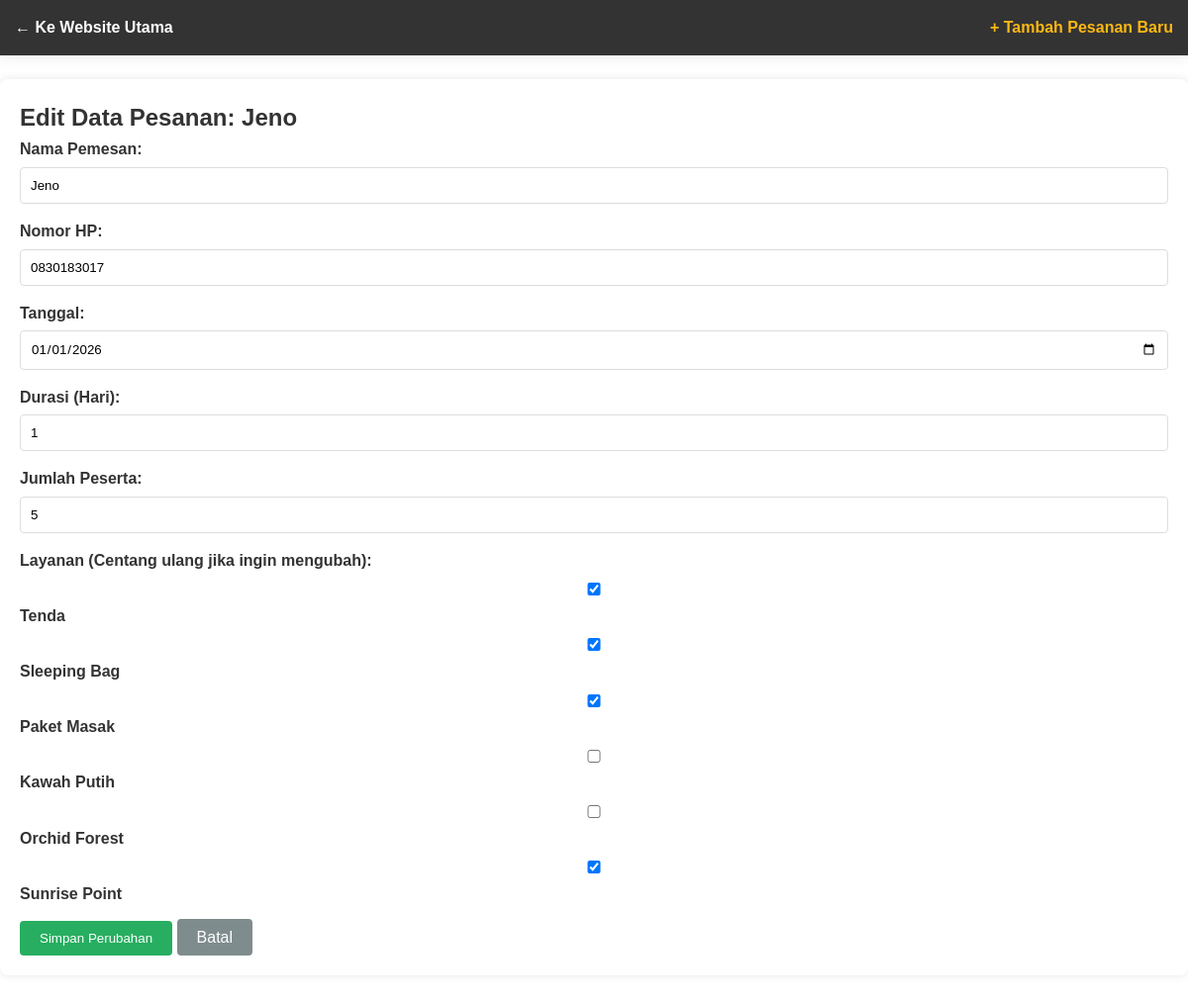
The page /main_page/modifikasi_pesanan.php?edit=5 on the database its author committed.
### tables this page shows
CREATE TABLE `pesanan` (
  `id` int(11) NOT NULL,
  `nama_pemesan` varchar(100) DEFAULT NULL,
  `nomor_hp` varchar(20) DEFAULT NULL,
  `tanggal_pesan` date DEFAULT NULL,
  `waktu_perjalanan` int(11) DEFAULT NULL,
  `jumlah_peserta` int(11) DEFAULT NULL,
  `layanan_pilihan` text DEFAULT NULL,
  `harga_paket` decimal(10,2) DEFAULT NULL,
  `jumlah_tagihan` decimal(15,2) DEFAULT NULL
);

### main_page/modifikasi_pesanan.php (the view, shortened to what this page needs)
<?php
include 'koneksi.php';
$edit_mode = false;
$data_edit = [];
$layanan_checked = [];
if (isset($_GET['edit'])) {
    $id_edit = $_GET['edit'];
    $query_edit = "SELECT * FROM pesanan WHERE id = '$id_edit'";
    $result_edit = mysqli_query($conn, $query_edit);
    if ($row_edit = mysqli_fetch_assoc($result_edit)) {
        $edit_mode = true;
        $data_edit = $row_edit;
        $layanan_checked = explode(", ", $data_edit['layanan_pilihan']);
    }
}
?>
<!DOCTYPE html>
<html lang="id">
<head>
    <link rel="stylesheet" href="style.css">
</head>
<body>
    <header style="background: #333; padding: 15px;">
        <div class="navbar" style="padding: 0; max-width: 100%;">
            <a href="index.php" style="color: white; font-weight: bold;">&larr; Ke Website Utama</a>
            <a href="pesanan.php" style="color: var(--secondary-color); font-weight: bold; margin-left: 20px;">+ Tambah Pesanan Baru</a>
        </div>
    </header>
    <div class="container-admin">
        <?php if ($edit_mode): ?>
            <div class="header-admin">
                <h2>Edit Data Pesanan: <?php echo $data_edit['nama_pemesan']; ?></h2>
            </div>
            <form action="proses_pesan.php" method="POST">
                <input type="hidden" name="id_pesanan" value="<?php echo $data_edit['id']; ?>"> <div class="form-group">
                    <label>Nama Pemesan:</label>
                    <input type="text" name="nama" value="<?php echo $data_edit['nama_pemesan']; ?>" required>
                </div>
                <div class="form-group">
                    <label>Nomor HP:</label>
                    <input type="text" name="telp" value="<?php echo $data_edit['nomor_hp']; ?>" required>
                </div>
                <div class="form-group">
                    <label>Tanggal:</label>
                    <input type="date" name="tanggal" value="<?php echo $data_edit['tanggal_pesan']; ?>" required>
                </div>
                <div class="form-group">
                    <label>Durasi (Hari):</label>
                    <input type="number" name="waktu" value="<?php echo $data_edit['waktu_perjalanan']; ?>" required>
                </div>
                <div class="form-group">
                    <label>Jumlah Peserta:</label>
                    <input type="number" name="peserta" value="<?php echo $data_edit['jumlah_peserta']; ?>" required>
                </div>
                <div class="form-group">
                    <label>Layanan (Centang ulang jika ingin mengubah):</label>
                    <label><input type="checkbox" name="layanan[]" value="Tenda" <?php if(in_array("Tenda", $layanan_checked)) echo "checked"; ?>> Tenda</label>
                    <label><input type="checkbox" name="layanan[]" value="Sleeping Bag" <?php if(in_array("Sleeping Bag", $layanan_checked)) echo "checked"; ?>> Sleeping Bag</label>
                    <label><input type="checkbox" name="layanan[]" value="Paket Masak" <?php if(in_array("Paket Masak", $layanan_checked)) echo "checked"; ?>> Paket Masak</label>
                    <label><input type="checkbox" name="layanan[]" value="Kawah Putih" <?php if(in_array("Kawah Putih", $layanan_checked)) echo "checked"; ?>> Kawah Putih</label>
                    <label><input type="checkbox" name="layanan[]" value="Orchid Forest" <?php if(in_array("Orchid Forest", $layanan_checked)) echo "checked"; ?>> Orchid Forest</label>
                    <label><input type="checkbox" name="layanan[]" value="Sunrise Point" <?php if(in_array("Sunrise Point", $layanan_checked)) echo "checked"; ?>> Sunrise Point</label>
                </div>
                <button type="submit" class="btn-submit">Simpan Perubahan</button>
                <a href="modifikasi_pesanan.php" class="btn-cancel">Batal</a>
            </form>
        <?php endif; ?>
    </div>
</body>
</html>

### main_page/style.css (style rules this page uses)
:root { --primary-color: #00509d; --secondary-color: #fdb813; --text-dark: #333; --text-light: #666; --white: #fff; --bg-light: #f8f9fa; --border-radius: 8px; }
* { margin: 0; padding: 0; box-sizing: border-box; font-family: "Poppins", sans-serif; }
html { scroll-behavior: smooth; scroll-padding-top: 100px; }
body { line-height: 1.6; color: var(--text-dark); }
a { text-decoration: none; color: inherit; }
header { background: var(--white); box-shadow: 0 2px 15px rgba(0, 0, 0, 0.08); position: fixed; width: 100%; top: 0; z-index: 1000; }
.navbar { display: flex; justify-content: space-between; align-items: center; padding: 1rem 5%; max-width: 1200px; margin: 0 auto; }

### main_page/modifikasi_pesanan.php (style rules this page uses)
.container-admin { max-width: 1200px; margin: 80px auto; padding: 20px; background: #fff; box-shadow: 0 0 10px rgba(0,0,0,0.1); border-radius: 8px; }
.form-group { margin-bottom: 15px; }
.form-group label { display: block; margin-bottom: 5px; font-weight: 600; }
.form-group input { width: 100%; padding: 10px; border: 1px solid #ddd; border-radius: 4px; }
.btn-submit { padding: 10px 20px; background-color: #27ae60; color: white; border: none; border-radius: 4px; cursor: pointer; }
.btn-cancel { padding: 10px 20px; background-color: #7f8c8d; color: white; border: none; border-radius: 4px; text-decoration: none; }

### rows shown on the page
pesanan: nama_pemesan "Jeno", nama "Jeno", telp "0830183017", tanggal "01/01/2026", waktu "1", peserta "5", layanan_pilihan "☑"
